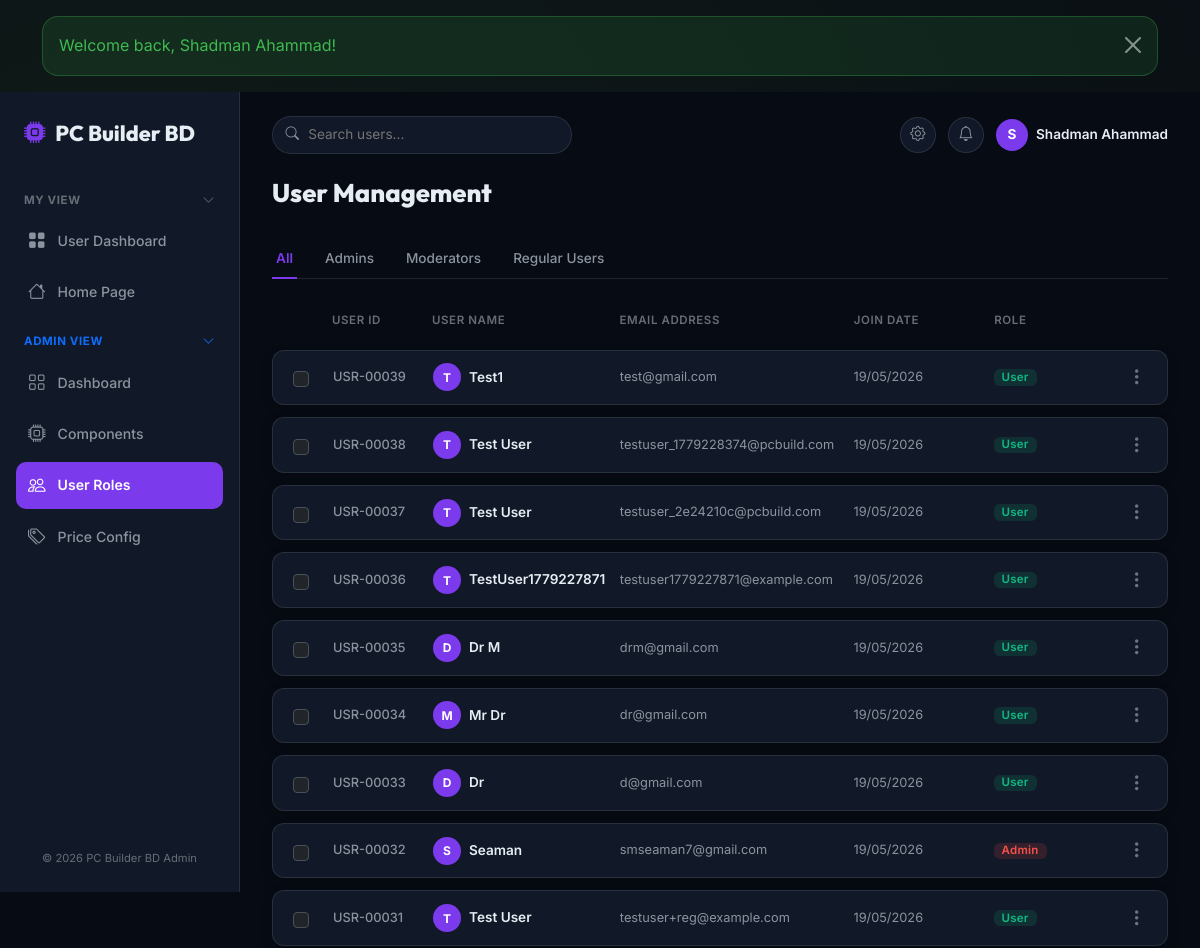
/admin/users.php (signed in, upper part), run on an earlier commit of the app's database.
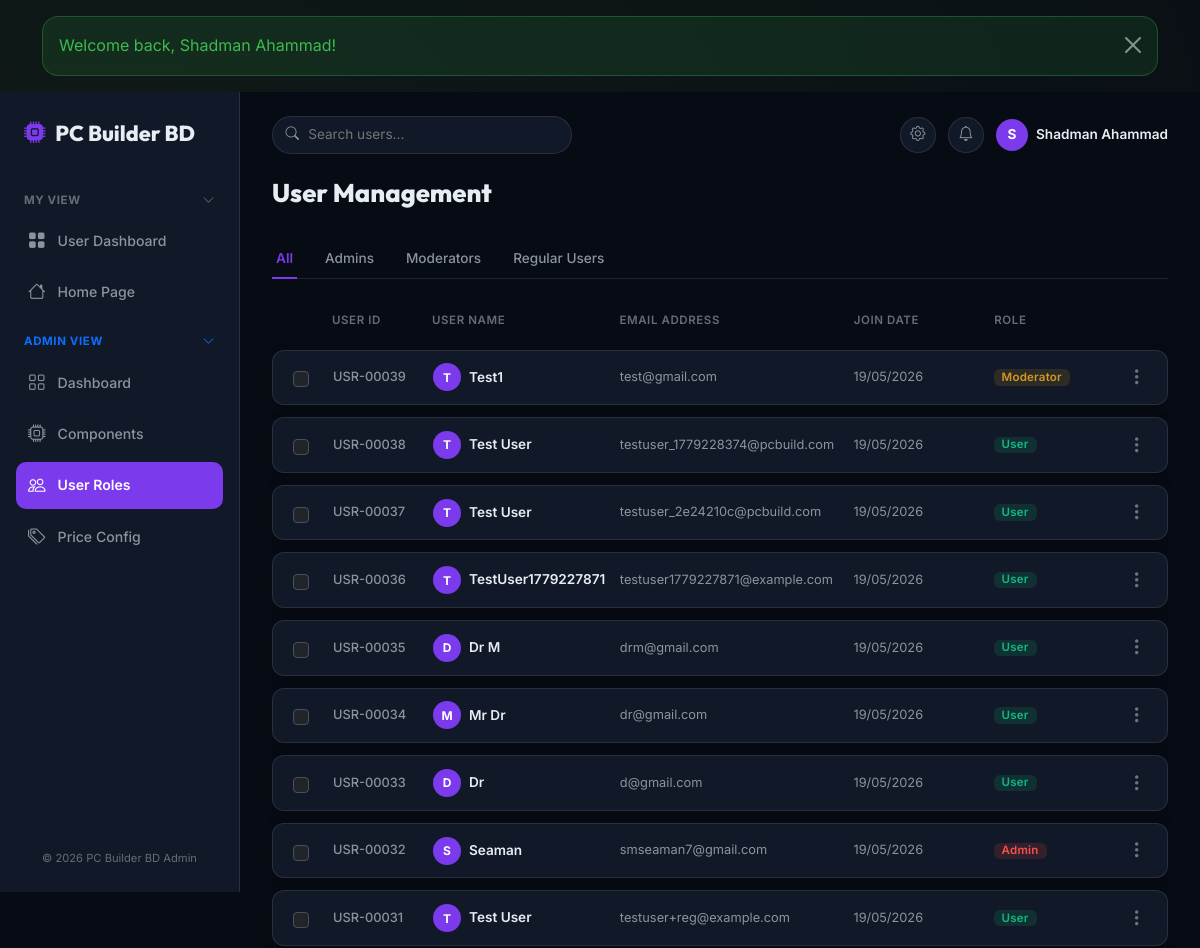
And on a later commit of the database.
### tables this page shows
CREATE TABLE `user` (
  `user_id` int(11) NOT NULL AUTO_INCREMENT,
  `user_name` varchar(30) NOT NULL,
  `email` varchar(100) NOT NULL,
  `user_password` varchar(255) NOT NULL,
  `role` enum('user','admin','moderator') NOT NULL DEFAULT 'user',
  `created_at` timestamp NOT NULL DEFAULT current_timestamp(),
  PRIMARY KEY (`user_id`)
);

### includes/db.php (called while the page is built, shortened)
<?php
function get_db(): PDO {
    static $pdo = null;
    if ($pdo !== null) return $pdo;
    $dsn = sprintf(
        'mysql:host=%s;dbname=%s;charset=%s',
        DB_HOST, DB_NAME, DB_CHARSET
    );
    try {
        $pdo = new PDO($dsn, DB_USER, DB_PASS, [
            PDO::ATTR_ERRMODE            => PDO::ERRMODE_EXCEPTION,
            PDO::ATTR_DEFAULT_FETCH_MODE => PDO::FETCH_ASSOC,
            PDO::ATTR_EMULATE_PREPARES   => false,
        ]);
    } catch (PDOException $e) {
        if (APP_ENV === 'production') {
            http_response_code(500);
            die('Database connection failed.');
        }
        throw $e;
    }
    return $pdo;
}
function db_query(string $sql, array $params = []): array {
    $stmt = get_db()->prepare($sql);
    $stmt->execute($params);
    return $stmt->fetchAll();
}
function db_row(string $sql, array $params = []): ?array {
    $stmt = get_db()->prepare($sql);
    $stmt->execute($params);
    $row = $stmt->fetch();
    return $row !== false ? $row : null;
}

### includes/functions.php (called while the page is built, shortened)
<?php
function sanitise(mixed $input): string {
    return htmlspecialchars((string)$input, ENT_QUOTES | ENT_SUBSTITUTE, 'UTF-8');
}
function paginate(int $total, int $page, int $per_page = 20): array {
    $page        = max(1, $page);
    $total_pages = (int)ceil($total / $per_page);
    $page        = min($page, max(1, $total_pages));
    return ['total'=>$total,'per_page'=>$per_page,'current_page'=>$page,
            'total_pages'=>$total_pages,'offset'=>($page-1)*$per_page];
}
function input(string $key, mixed $default = ''): mixed {
    return $_POST[$key] ?? $_GET[$key] ?? $default;
}

### admin/users.php (the view, shortened to what the changed rows need)
<?php
require_once __DIR__ . '/../includes/db.php';
require_once __DIR__ . '/../includes/functions.php';
$conditions = [];
$params = [];
$where = $conditions ? 'WHERE ' . implode(' AND ', $conditions) : '';
$total  = (int)db_row("SELECT COUNT(*) c FROM `user` $where",$params)['c'];
$pag    = paginate($total,(int)input('page',1),15);
$users  = db_query("SELECT * FROM `user` $where ORDER BY created_at DESC LIMIT 15 OFFSET {$pag['offset']}",$params);
include __DIR__ . '/../templates/header.php';
?>
<div class="admin-layout-wrapper">
  <main class="admin-workspace">
    <div>
      <h2 style="font-family: var(--font-head); font-weight:800; font-size:1.6rem; color:var(--text-primary); margin:0;">User Management</h2>
    </div>
    <div class="admin-row-list">
      <?php if(empty($users)): ?>
        <div class="text-center py-5 text-muted bg-card border rounded-3">
          <i class="bi bi-people display-6 d-block mb-2"></i>
          No users match the active filter criteria.
        </div>
      <?php else: ?>
        <?php foreach ($users as $idx => $u): ?>
          <div class="admin-row-card">
            <div class="col-cb">
              <input class="form-check-input" type="checkbox" style="cursor:pointer;">
            </div>
            <div class="col-id">USR-<?= str_pad($u['user_id'], 5, '0', STR_PAD_LEFT) ?></div>
            <div class="col-user-profile">
              <div class="col-user-avatar">
                <?= strtoupper(substr($u['user_name'], 0, 1)) ?>
              </div>
              <span class="col-user-name"><?= sanitise($u['user_name']) ?></span>
            </div>
            <div class="col-email" title="<?= sanitise($u['email']) ?>"><?= sanitise($u['email']) ?></div>
            <div class="col-date"><?= date('d/m/Y', strtotime($u['created_at'] ?? 'now')) ?></div>
            <div class="col-role">
              <?php
                $roleClass = match($u['role'] ?? 'user') {
                    'admin'     => 'badge-role-admin',
                    'moderator' => 'badge-role-moderator',
                    default     => 'badge-role-user',
                };
              ?>
              <span class="badge <?= $roleClass ?>"><?= ucfirst(sanitise($u['role'] ?? 'user')) ?></span>
            </div>
            <div class="col-action">
              <div class="dropdown">
                <button class="btn btn-link text-secondary p-0" type="button" data-bs-toggle="dropdown" aria-expanded="false" style="font-size:1.15rem; text-decoration:none;">
                  <i class="bi bi-three-dots-vertical"></i>
                </button>
              </div>
            </div>
          </div>
        <?php endforeach; ?>
      <?php endif; ?>
    </div>
  </main>
</div>
<?php include __DIR__ . '/../templates/footer.php'; ?>

What changed in the data, as far as the page shows it:
changed user "Test1": role "User" → "Moderator"
